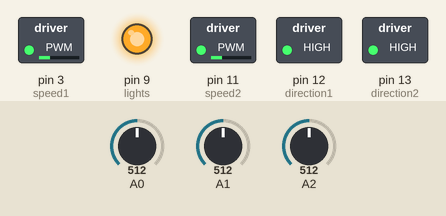
Simulated run of this sketch. Board: Arduino Uno, built with avr-gcc and run on an emulated ATmega328P. Parts: switched loads named in the sketch (green lamp = pin HIGH), output pins drawn as LEDs (lit = HIGH). Inputs (shaded band) come from the test bench; at power-on: A0 = 512, A2 = 512, A1 = 512.

Above: at 7.3 s.
7.4 s: A0 set to 716
At 7.8 s:
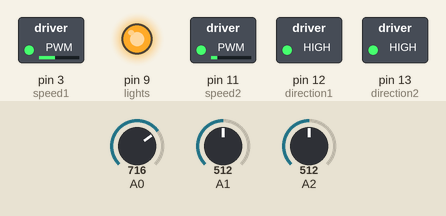
8.9 s: A2 set to 527
At 10.1 s:
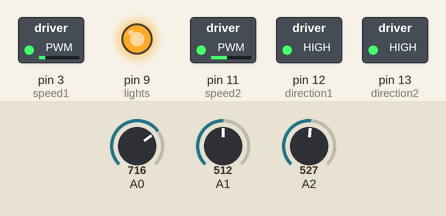
10.4 s: A2 set to 511
At 11.3 s:
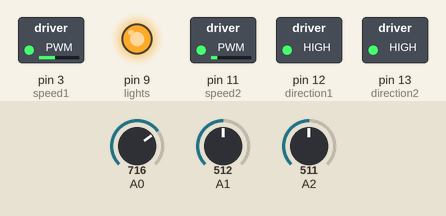
11.9 s: A2 set to 716
At 12.4 s:
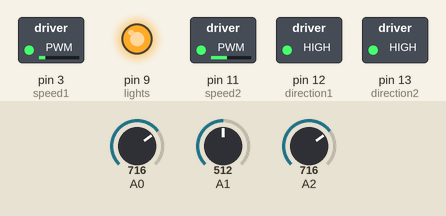
Timing chart, 0 to 14.4 s (numbered marks = the images above; inputs shaded):
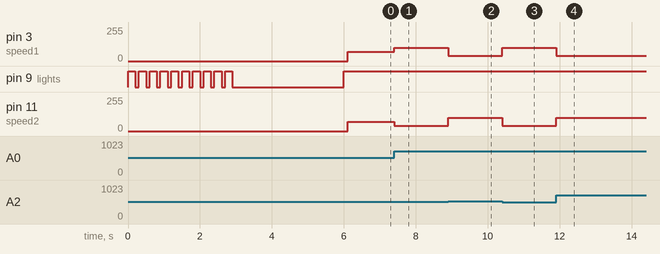

The sketch:

Project30.pde
```cpp
// Project 30 - Line Following Robot

#define lights 9
int LDR1, LDR2, LDR3; // sensor values

// calibration offsets
int leftOffset = 0, rightOffset = 0, centre = 0;
// pins for motor speed and direction
int speed1 = 3, speed2 = 11, direction1 = 12, direction2 = 13;
// starting speed and rotation offset
int startSpeed = 70, rotate = 30;
// sensor threshold
int threshhold = 5;
// initial speeds of left and right motors
int left = startSpeed, right = startSpeed;

// Sensor calibration routine
void calibrate() {

  for (int x=0; x<10; x++) { // run this 10 times to obtain average
  digitalWrite(lights, HIGH); // lights on
  delay(100);
  LDR1 = analogRead(0); // read the 3 sensors
  LDR2 = analogRead(1);
  LDR3 = analogRead(2);
  leftOffset = leftOffset + LDR1; // add value of left sensor to total
  centre = centre + LDR2; // add value of centre sensor to total
  rightOffset = rightOffset + LDR3; // add value of right sensor to total

  delay(100);
  digitalWrite(lights, LOW); // lights off
  delay(100);
  }
  // obtain average for each sensor
  leftOffset = leftOffset / 10;
  rightOffset = rightOffset / 10;
  centre = centre /10;
  // calculate offsets for left and right sensors
  leftOffset = centre - leftOffset;
  rightOffset = centre - rightOffset;
  }

void setup()
{
    // set the motor pins to outputs
    pinMode(lights, OUTPUT); // lights
    pinMode(speed1, OUTPUT);
    pinMode(speed2, OUTPUT);
    pinMode(direction1, OUTPUT);
    pinMode(direction2, OUTPUT);
    // calibrate the sensors
    calibrate();
    delay(3000);

    digitalWrite(lights, HIGH); // lights on
    delay(100);

    // set motor direction to forward
    digitalWrite(direction1, HIGH);
    digitalWrite(direction2, HIGH);
    // set speed of both motors
    analogWrite(speed1,left);
    analogWrite(speed2,right);
}

void loop() {

  // make both motors same speed
  left = startSpeed;
  right = startSpeed;

  // read the sensors and add the offsets
  LDR1 = analogRead(0) + leftOffset;
  LDR2 = analogRead(1);
  LDR3 = analogRead(2) + rightOffset;

  // if LDR1 is greater than the centre sensor + threshold turn right
  if (LDR1 > (LDR2+threshhold)) {
    left = startSpeed + rotate;
    right = startSpeed - rotate;
  }

  // if LDR3 is greater than the centre sensor + threshold turn left
  if (LDR3 > (LDR2+threshhold)) {
    left = startSpeed - rotate;
    right = startSpeed + rotate;
  }
    // send the speed values to the motors
    analogWrite(speed1,left);
    analogWrite(speed2,right);
}
```

Measured:
- the behaviour switches between 517 and 518 on A2 (found by bisection; images 1 and 2)
- after the input at 7.4 s, pin 3 (speed1): 70/255 → 100/255 at once; pin 11 (speed2): 70/255 → 40/255 at once
- after the input at 8.9 s, pin 3 (speed1): 100/255 → 40/255 at once; pin 11 (speed2): 40/255 → 100/255 at once
- after the input at 10.4 s, pin 3 (speed1): 40/255 → 100/255 at once; pin 11 (speed2): 100/255 → 40/255 at once
- after the input at 11.9 s, pin 3 (speed1): 100/255 → 40/255 at once; pin 11 (speed2): 40/255 → 100/255 at once
